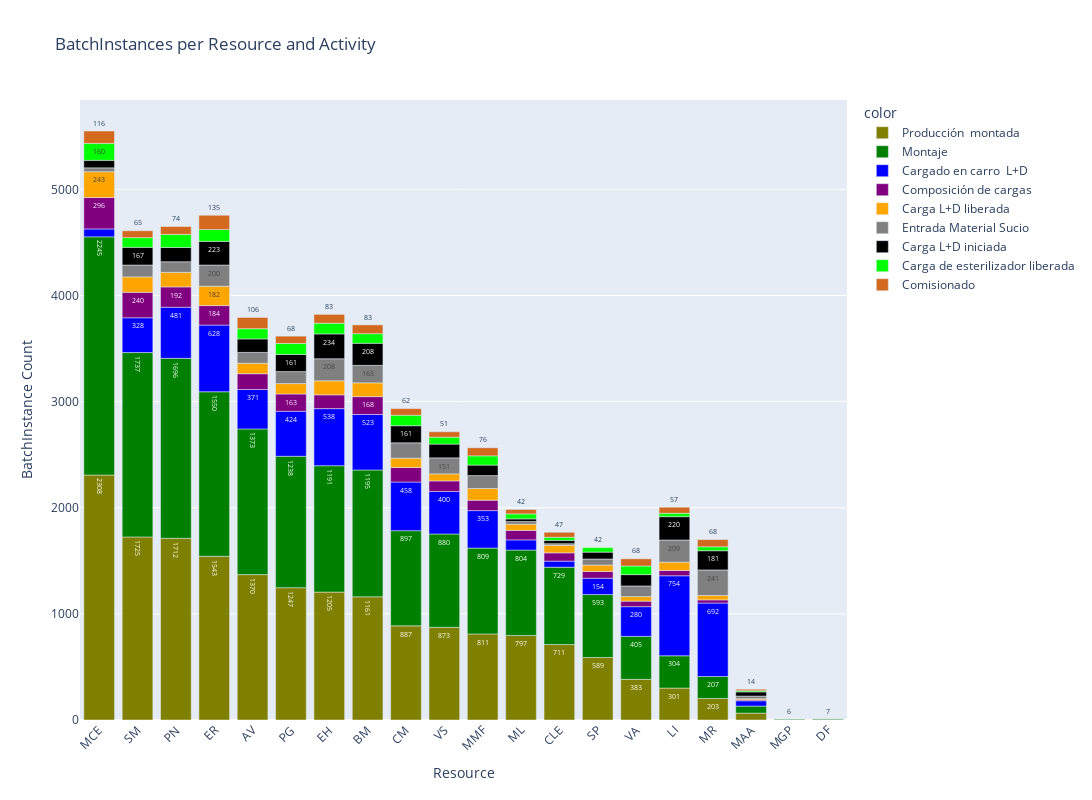

The code cell stored with this chart in its notebook:
### Code cell
cypher_batches_per_resource = """
    MATCH (u:Resource)-[:CORR]->(n:BatchInstance)
    RETURN u.sysId AS resource, n.activity as activity, count(n) AS batch_count
    ORDER BY batch_count DESC
"""


def batches_per_resource(uri, username, password, cypher_batches_per_resource):
    driver = GraphDatabase.driver(uri, auth=(username, password))
    with driver.session() as session:
        result = session.run(cypher_batches_per_resource)
        data = result.data()
        return data
    
results_batches_per_resource = batches_per_resource(uri, username, password, cypher_batches_per_resource)
print(results_batches_per_resource) 

resource = [str(row['resource']) for row in results_batches_per_resource]
batch_counts = [row['batch_count'] for row in results_batches_per_resource]
activity = [str(row['activity']) for row in results_batches_per_resource]

fig = px.bar(x=resource, y=batch_counts, title='BatchInstances per Resource and Activity', labels={'x':'Resource', 'y':'BatchInstance Count'}, color=activity, color_discrete_sequence=['olive', 'green', 'blue', 'purple', 'orange', 'grey', 'black', 'lime', 'chocolate' ])

fig.update_layout(
    xaxis_tickangle=-45,
    xaxis_tickfont_size=12,
    yaxis_title='BatchInstance Count',
    xaxis_title='Resource',
    uniformtext_minsize=7,
    uniformtext_mode='hide',
    width=1300, 
    height=800,
    showlegend=True 
)

fig.update_traces(texttemplate='%{y}', textposition='outside')

fig.show()

#pio.write_image(fig, 'batches_per_activity_and_res.png', width=800, height=400, scale=3)

### Figure 1 — Plotly figure (JSON) as saved in the notebook; plotly's stock layout.template omitted (floating-point values rounded to 4 significant figures)
{"data": [{"alignmentgroup": "True", "hovertemplate": "color=Producción  montada<br>Resource=%{x}<br>BatchInstance Count=%{y}<extra></extra>", "legendgroup": "Producción  montada", "marker": {"color": "olive", "pattern": {"shape": ""}}, "name": "Producción  montada", "offsetgroup": "Producción  montada", "orientation": "v", "showlegend": true, "textposition": "outside", "texttemplate": "%{y}", "type": "bar", "x": ["MCE", "SM", "PN", "ER", "AV", "PG", "EH", "BM", "CM", "VS", "MMF", "ML", "CLE", "SP", "VA", "LI", "MR", "MAA", "MGP", "DF"], "xaxis": "x", "y": [2308, 1725, 1712, 1543, 1370, 1247, 1205, 1161, 887, 873, 811, 797, 711, 589, 383, 301, 203, 65, 3, 3], "yaxis": "y"}, {"alignmentgroup": "True", "hovertemplate": "color=Montaje<br>Resource=%{x}<br>BatchInstance Count=%{y}<extra></extra>", "legendgroup": "Montaje", "marker": {"color": "green", "pattern": {"shape": ""}}, "name": "Montaje", "offsetgroup": "Montaje", "orientation": "v", "showlegend": true, "textposition": "outside", "texttemplate": "%{y}", "type": "bar", "x": ["MCE", "SM", "PN", "ER", "AV", "PG", "BM", "EH", "CM", "VS", "MMF", "ML", "CLE", "SP", "VA", "LI", "MR", "MAA", "DF", "MGP"], "xaxis": "x", "y": [2245, 1737, 1696, 1550, 1373, 1238, 1195, 1191, 897, 880, 809, 804, 729, 593, 405, 304, 207, 66, 7, 6], "yaxis": "y"}, {"alignmentgroup": "True", "hovertemplate": "color=Cargado en carro  L+D<br>Resource=%{x}<br>BatchInstance Count=%{y}<extra></extra>", "legendgroup": "Cargado en carro  L+D", "marker": {"color": "blue", "pattern": {"shape": ""}}, "name": "Cargado en carro  L+D", "offsetgroup": "Cargado en carro  L+D", "orientation": "v", "showlegend": true, "textposition": "outside", "texttemplate": "%{y}", "type": "bar", "x": ["LI", "MR", "ER", "EH", "BM", "PN", "CM", "PG", "VS", "AV", "MMF", "SM", "VA", "SP", "ML", "MCE", "CLE", "MAA"], "xaxis": "x", "y": [754, 692, 628, 538, 523, 481, 458, 424, 400, 371, 353, 328, 280, 154, 96, 74, 57, 50], "yaxis": "y"}, {"alignmentgroup": "True", "hovertemplate": "color=Composición de cargas<br>Resource=%{x}<br>BatchInstance Count=%{y}<extra></extra>", "legendgroup": "Composición de cargas", "marker": {"color": "purple", "pattern": {"shape": ""}}, "name": "Composición de cargas", "offsetgroup": "Composición de cargas", "orientation": "v", "showlegend": true, "textposition": "outside", "texttemplate": "%{y}", "type": "bar", "x": ["MCE", "SM", "PN", "ER", "BM", "PG", "AV", "CM", "EH", "VS", "MMF", "ML", "CLE", "SP", "VA", "LI", "MR", "MAA"], "xaxis": "x", "y": [296, 240, 192, 184, 168, 163, 149, 137, 130, 100, 98, 90, 78, 64, 52, 50, 30, 9], "yaxis": "y"}, {"alignmentgroup": "True", "hovertemplate": "color=Carga L+D liberada<br>Resource=%{x}<br>BatchInstance Count=%{y}<extra></extra>", "legendgroup": "Carga L+D liberada", "marker": {"color": "orange", "pattern": {"shape": ""}}, "name": "Carga L+D liberada", "offsetgroup": "Carga L+D liberada", "orientation": "v", "showlegend": true, "textposition": "outside", "texttemplate": "%{y}", "type": "bar", "x": ["MCE", "ER", "SM", "PN", "EH", "BM", "MMF", "PG", "AV", "CM", "LI", "CLE", "VS", "SP", "ML", "VA", "MR", "MAA"], "xaxis": "x", "y": [243, 182, 145, 137, 132, 130, 110, 98, 98, 88, 78, 71, 66, 60, 58, 43, 41, 10], "yaxis": "y"}, {"alignmentgroup": "True", "hovertemplate": "color=Entrada Material Sucio<br>Resource=%{x}<br>BatchInstance Count=%{y}<extra></extra>", "legendgroup": "Entrada Material Sucio", "marker": {"color": "grey", "pattern": {"shape": ""}}, "name": "Entrada Material Sucio", "offsetgroup": "Entrada Material Sucio", "orientation": "v", "showlegend": true, "textposition": "outside", "texttemplate": "%{y}", "type": "bar", "x": ["MR", "LI", "EH", "ER", "BM", "VS", "CM", "MMF", "PG", "SM", "AV", "VA", "PN", "SP", "MCE", "ML", "MAA", "CLE"], "xaxis": "x", "y": [241, 209, 208, 200, 165, 151, 145, 122, 113, 112, 103, 100, 100, 57, 37, 25, 25, 15], "yaxis": "y"}, {"alignmentgroup": "True", "hovertemplate": "color=Carga L+D iniciada<br>Resource=%{x}<br>BatchInstance Count=%{y}<extra></extra>", "legendgroup": "Carga L+D iniciada", "marker": {"color": "black", "pattern": {"shape": ""}}, "name": "Carga L+D iniciada", "offsetgroup": "Carga L+D iniciada", "orientation": "v", "showlegend": true, "textposition": "outside", "texttemplate": "%{y}", "type": "bar", "x": ["EH", "ER", "LI", "BM", "MR", "SM", "PG", "CM", "PN", "VS", "AV", "VA", "MMF", "MCE", "SP", "MAA", "CLE", "ML"], "xaxis": "x", "y": [234, 223, 220, 208, 181, 167, 161, 161, 135, 130, 127, 107, 99, 71, 65, 40, 32, 25], "yaxis": "y"}, {"alignmentgroup": "True", "hovertemplate": "color=Carga de esterilizador liberada<br>Resource=%{x}<br>BatchInstance Count=%{y}<extra></extra>", "legendgroup": "Carga de esterilizador liberada", "marker": {"color": "lime", "pattern": {"shape": ""}}, "name": "Carga de esterilizador liberada", "offsetgroup": "Carga de esterilizador liberada", "orientation": "v", "showlegend": true, "textposition": "outside", "texttemplate": "%{y}", "type": "bar", "x": ["MCE", "PN", "ER", "PG", "EH", "CM", "AV", "SM", "BM", "MMF", "VA", "VS", "ML", "SP", "MR", "LI", "CLE", "MAA"], "xaxis": "x", "y": [160, 123, 111, 105, 101, 99, 96, 91, 90, 87, 81, 65, 47, 42, 37, 32, 29, 11], "yaxis": "y"}, {"alignmentgroup": "True", "hovertemplate": "color=Comisionado<br>Resource=%{x}<br>BatchInstance Count=%{y}<extra></extra>", "legendgroup": "Comisionado", "marker": {"color": "chocolate", "pattern": {"shape": ""}}, "name": "Comisionado", "offsetgroup": "Comisionado", "orientation": "v", "showlegend": true, "textposition": "outside", "texttemplate": "%{y}", "type": "bar", "x": ["ER", "MCE", "AV", "BM", "EH", "MMF", "PN", "MR", "VA", "PG", "SM", "CM", "LI", "VS", "CLE", "ML", "MAA"], "xaxis": "x", "y": [135, 116, 106, 83, 83, 76, 74, 68, 68, 68, 65, 62, 57, 51, 47, 42, 14], "yaxis": "y"}], "layout": {"barmode": "relative", "height": 800, "legend": {"title": {"text": "color"}, "tracegroupgap": 0}, "showlegend": true, "title": {"text": "BatchInstances per Resource and Activity"}, "uniformtext": {"minsize": 7, "mode": "hide"}, "width": 1300, "xaxis": {"anchor": "y", "domain": [0, 1], "tickangle": -45, "tickfont": {"size": 12}, "title": {"text": "Resource"}}, "yaxis": {"anchor": "x", "domain": [0, 1], "title": {"text": "BatchInstance Count"}}}}
